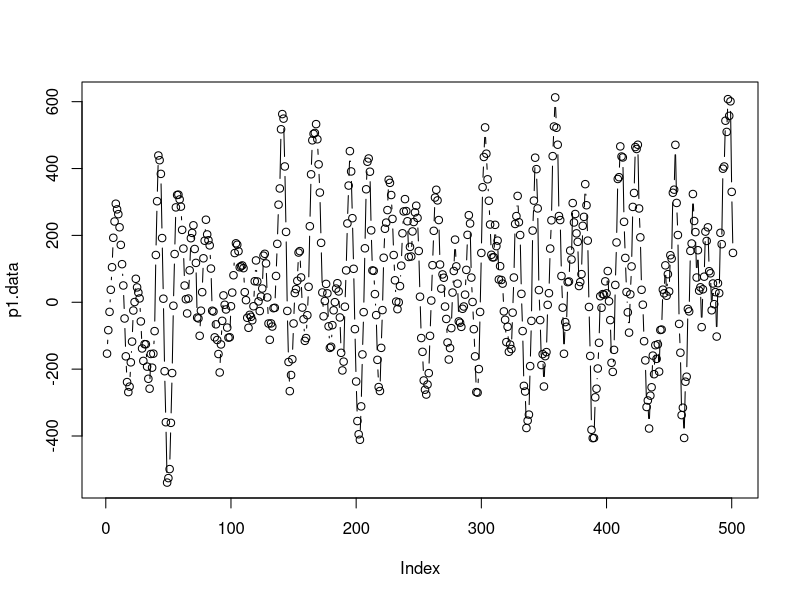
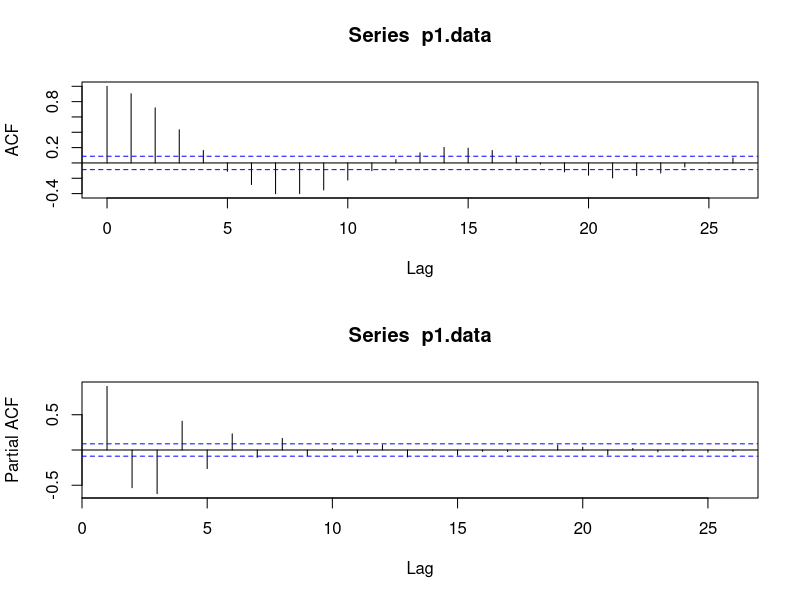
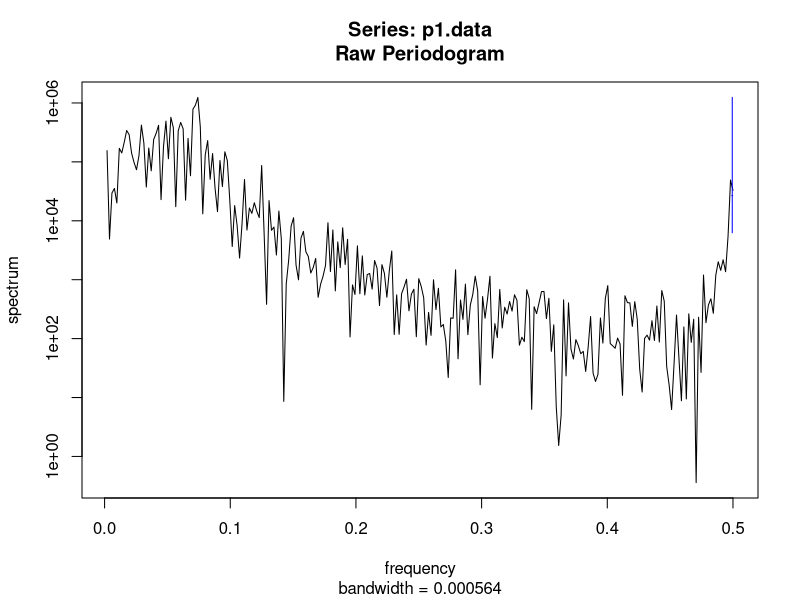
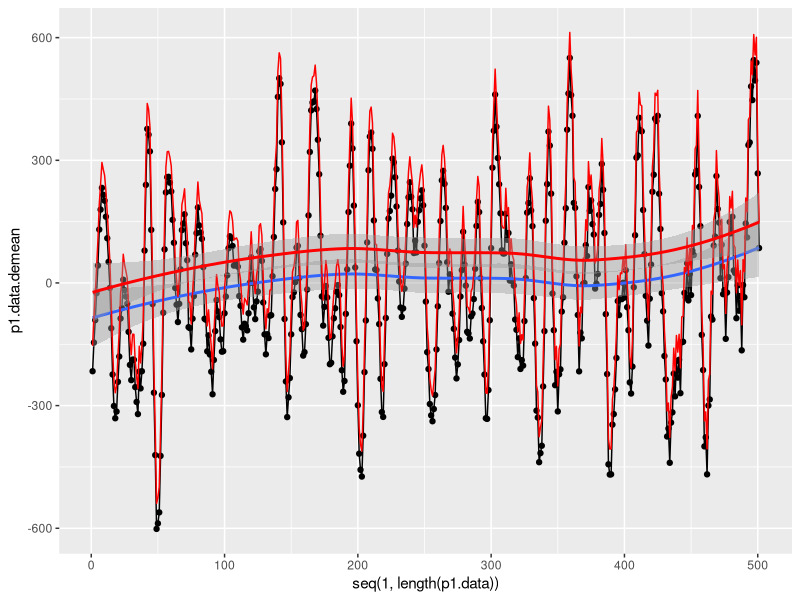
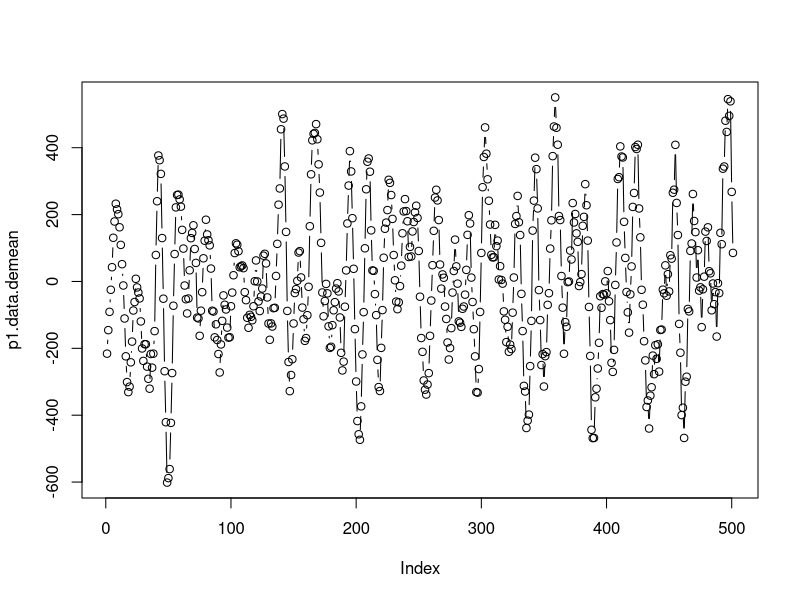
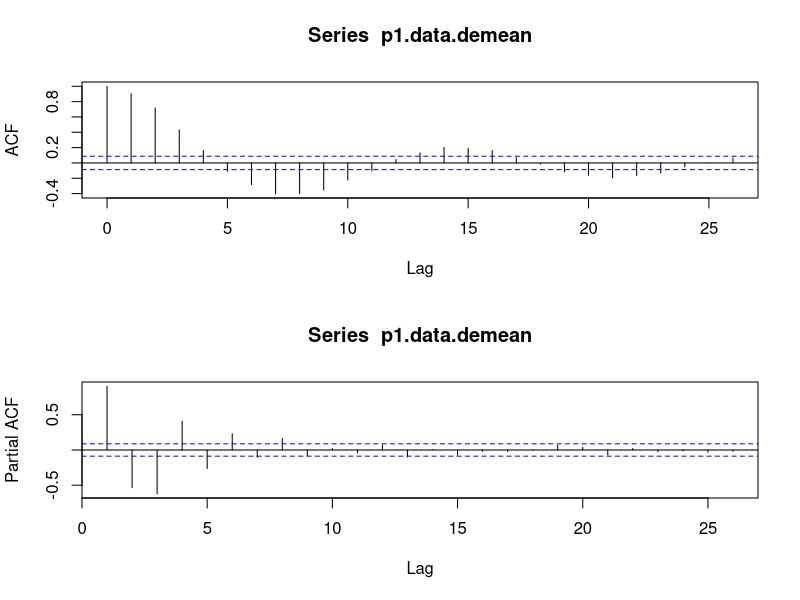
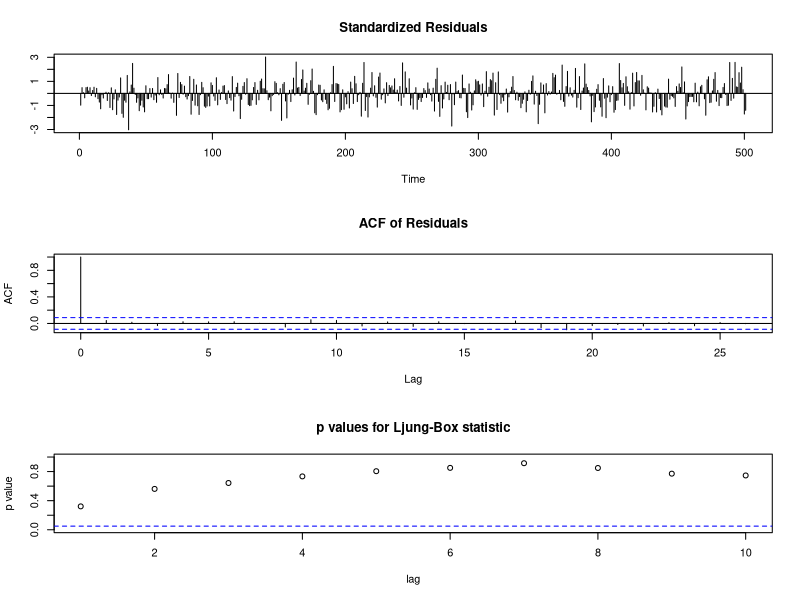
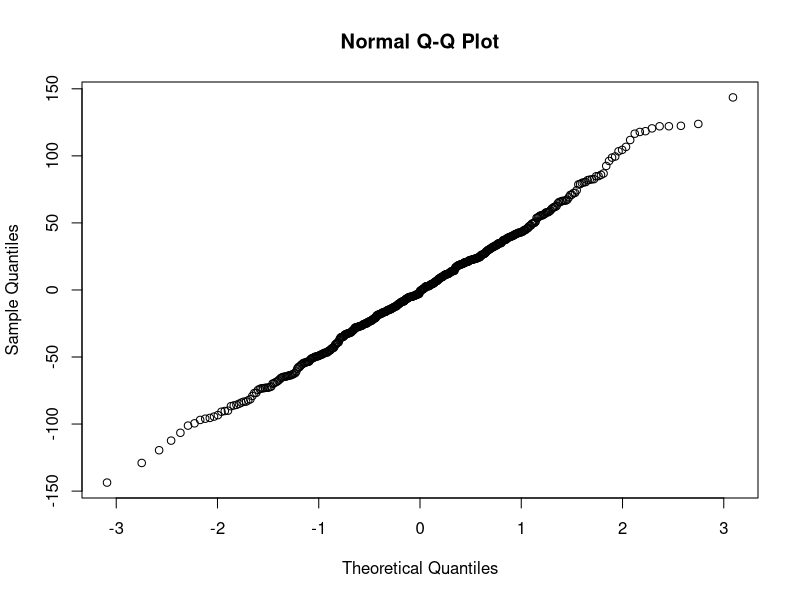

Generate these figures, in order, with R: (Note: this script raises an error after producing the figures.)
##### Supporting Code for Dataset 1 #####
### Libraries
library(ggplot2)

### Data
p1.data <- scan('../proj1.txt')

### Visuals for original data
# Time Plot
plot(p1.data, type = "b")

# ACF/PACF
par(mfrow=c(2,1))
   acf(p1.data, type = c("correlation"))
   acf(p1.data, type = c("partial"))
par(mfrow=c(1,1))

# Periodogram/Spectrum
spec.pgram(p1.data, taper = .1)

# Mean: non-zero
mean(p1.data)

# Checking whether there appears to be a trend
p1.data.demean <- p1.data - mean(p1.data)
df <- data.frame(p1.data, p1.data.demean)

ggplot(df, aes(x = seq(1,length(p1.data)), y = p1.data.demean)) + 
	geom_line() + 
	geom_point() + 
	geom_smooth()  + 
	geom_line(aes(y = p1.data), colour = 'red') +
	geom_smooth(aes(y = p1.data), colour = 'red')


### Visuals demeaned data
plot(p1.data.demean, type = "b")

par(mfrow=c(2,1))
   acf(p1.data.demean, type = c("correlation"))
   acf(p1.data.demean, type = c("partial"))
par(mfrow=c(1,1))

# ACF exhibits sinusoidal decay
# PACF looks weird up to lag 8, cuts off after that


##### FINAL MODEL #####
# p3.data[550:562] are the actual 13 values
mean(p1.data)

my.arma.final <- arima(p1.data.demean, order = c(3,0,1), include.mean = FALSE, method = "ML")

# Residual analysis
tsdiag(my.arma.final)
qqnorm(my.arma.final$residuals)
qqnorm(rnorm(length(my.arma.final$residuals)))


# Final forecasts 13 steps ahead
my.preds.final <- predict(my.arma.final, n.ahead = 13, se.fit = TRUE)

preds <- my.preds.final$pred + mean(p1.data)
se <- my.preds.final$se
lower.bound <- preds - 2*se
upper.bound <- preds + 2*se

cbind(lower.bound, preds, upper.bound)

# Plot predictions
plot(450:501, p1.data[450:501], ylim = c(-650, 650), xlim=c(450,515), type="b")
lines(502:514, preds, type="b", col="red")
lines(502:514, upper.bound, type="l", col="red")
lines(502:514, lower.bound, type="l", col="red")
points(502:514, p3.data.diff[550:562])


##########################
# Predictions Drawn from dataset 3
p3.data.diff[550:562]+75

plot(450:501, p1.data[450:501], ylim = c(-650, 650), xlim=c(450,515), type="b")
points(502:514, p3.data.diff[550:562]+75)

par(mfrow=c(2,1))
	acf(p1.data, type = c("correlation"), main = "ACF: Dataset 1")
	acf(p3.data.diff, type = c("correlation"), main = "ACF: Dataset 3 Lag-1 Difference")
par(mfrow=c(1,1))
par(mfrow=c(2,1))
	acf(p1.data, type = c("partial"), main = "PACF: Dataset 1")
	acf(p3.data.diff, type = c("partial"), main = "PACF: Dataset 3 Lag-1 Difference")
par(mfrow=c(1,1))
par(mfrow=c(2,1))
	spec.pgram(p1.data, taper = .1, main = "Periodogram: Dataset 1", ylab = "")
	spec.pgram(p3.data.diff, taper = .1, main = "Periodogram: Dataset 3 Lag-1 Difference", ylab = "")
par(mfrow=c(1,1))